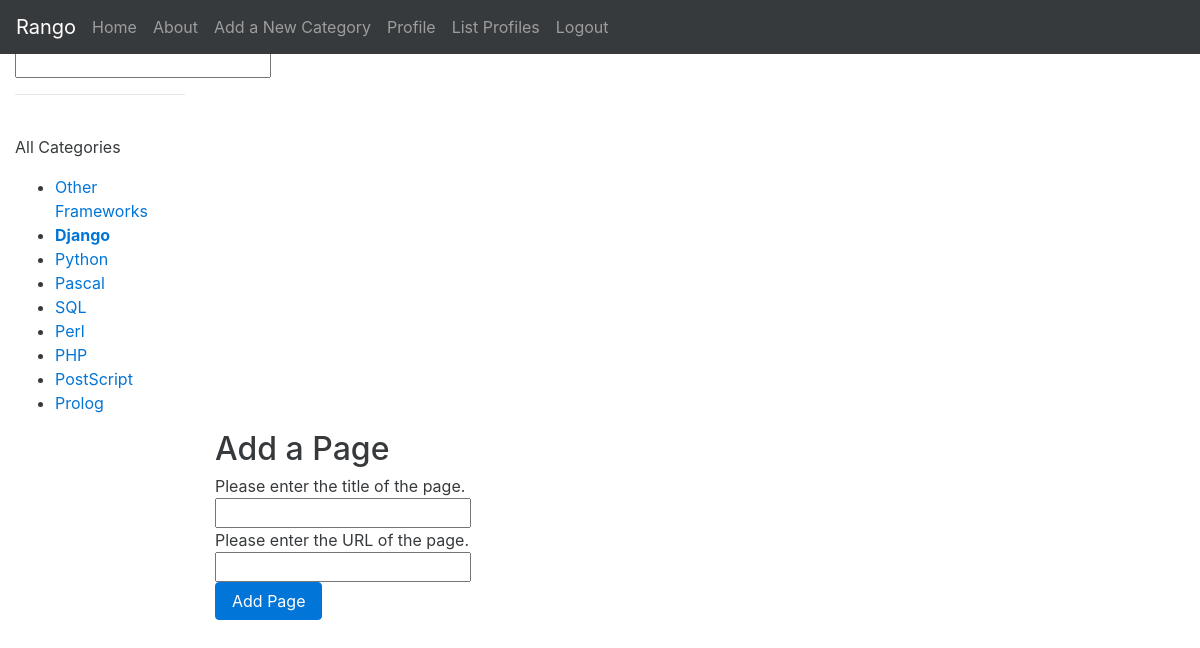
Page /rango/category/django/add_page/ (signed in) on the committed database.
### rango/models.py (models this page shows, shortened)
class Category(models.Model):
    name = models.CharField(max_length=128, unique=True)
    views = models.IntegerField(default=0)
    likes = models.IntegerField(default=0)
    slug = models.SlugField(unique=True)
    class Meta:
        verbose_name_plural = 'Categories'

### rango/views.py (the view, shortened to what this page needs)
# urls.py: url(r'^category/(?P<category_name_slug>[\w\-]+)/add_page/$', views.add_page, name='add_page'),
@login_required
def add_page(request, category_name_slug):
    try:
        category = Category.objects.get(slug=category_name_slug)
    except Category.DoesNotExist:
        category = None
    form = PageForm()
    context_dict = {'form': form, 'category': category}
    return render(request, 'rango/add_page.html', context_dict)

### rango/forms.py (shortened to what this page needs)
class PageForm(forms.ModelForm):
    title = forms.CharField(max_length=128, help_text="Please enter the title of the page.")
    url = forms.URLField(max_length=200, help_text="Please enter the URL of the page.")
    views = forms.IntegerField(widget=forms.HiddenInput(), initial=0)
    class Meta:
        model = Page
        exclude = ('category',)

### rango/templatetags/rango_template_tags.py (called while the page is built)
@register.inclusion_tag('rango/cats.html')
def get_category_list(cat=None):
    return{'cats': Category.objects.all(), 'act_cat': cat}

### templates/rango/add_page.html (shortened to what this page needs)
{% extends "rango/base_bootstrap.html" %}
{% load staticfiles %}
{% block body_block %}
    {% if category %}
        <form role="form" id="page_form" method="post" action="{% url 'rango:add_page' category.slug %}">
        <h2 class="form-signin-heading">Add a Page</h2>
        {% for field in form.visible_fields %}
            {{ field.help_text }}<br />
            {{ field }}<br />
        {% endfor %}
        <button class="btn btn-primary" type="submit" name="submit">Add Page</button>
    </form>
    {% else %}
    <p>This category does not exist.</p>
    {% endif %}
{% endblock body_block %}

### templates/rango/cats.html (shortened to what this page needs)
<ul>
    {% if cats %}
        {% for c in cats %}
            {% if c == act_cat %}
                <li><strong><a href="{% url 'rango:show_category' c.slug %}">{{ c.name }}</a></strong></li>
            {% else %}
            <li><a href="{% url 'rango:show_category' c.slug %}">{{ c.name }}</a></li>
            {% endif %}
        {% endfor %}
    {% endif %}
</ul>

### rows in the picture
Category: name "Other Frameworks"
Category: name "Django"
Category: name "Python"
Category: name "Pascal"
Category: name "SQL"
Category: name "Perl"
Category: name "PHP"
Category: name "PostScript"
Category: name "Prolog"

### other values in the picture
{{ field.help_text }} "Please enter the title of the page." "Please enter the URL of the page."
